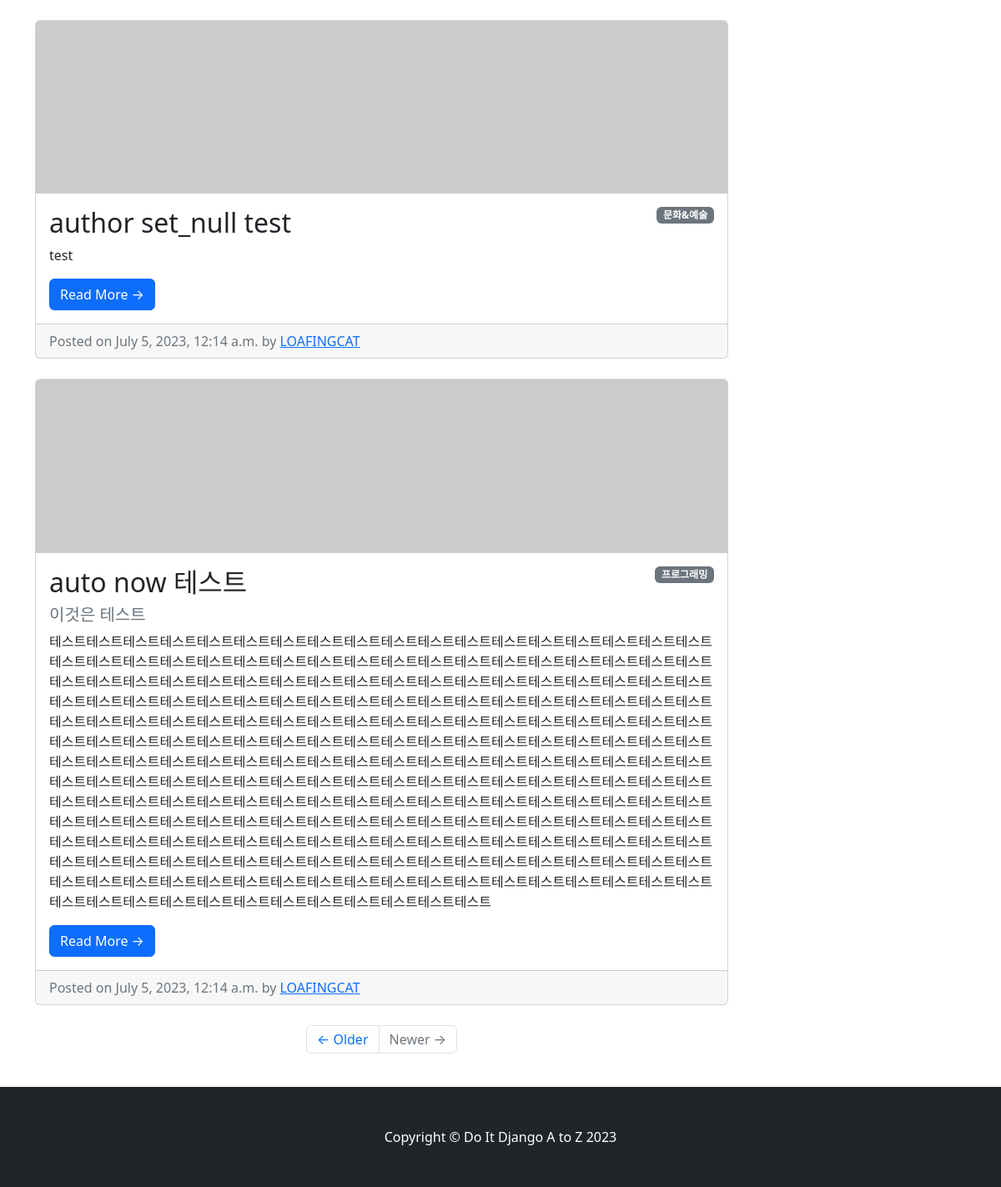
/blog/ (lower part), run on an earlier commit of the app's database.
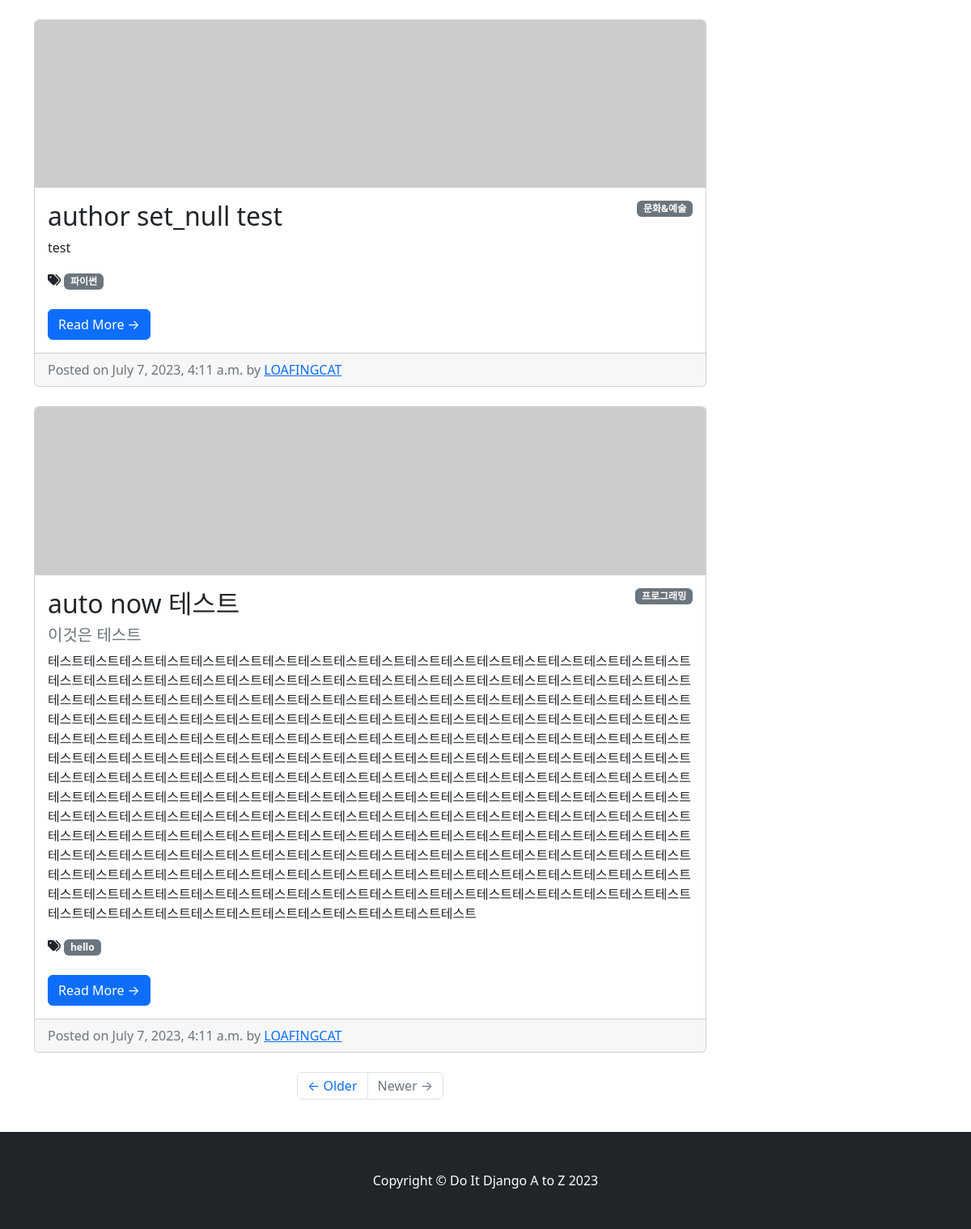
And on a later commit of the database.
### blog/models.py (models this page shows, shortened)
class Post(models.Model):
    title = models.CharField(max_length=30)
    hook_text = models.CharField(max_length=100, blank=True)
    content = models.TextField()
    head_image = models.ImageField(upload_to='blog/images/%Y/%m/%d/', blank=True)
    file_upload = models.FileField(upload_to='blog/files/%Y/%m/%d/', blank=True)
    created_at = models.DateTimeField(auto_now=True)
    updated_at = models.DateTimeField(auto_now=True)
    author = models.ForeignKey(User, null=True, on_delete=models.SET_NULL)
    category = models.ForeignKey(Category, null=True, blank=True, on_delete=models.SET_NULL)
    tags = models.ManyToManyField(Tag, blank=True)
    def get_absolute_url(self):
        return f'/blog/{self.pk}/'

class Category(models.Model):
    name = models.CharField(max_length=50, unique=True)
    slug = models.SlugField(max_length=200, unique=True, allow_unicode=True)
    def __str__(self):
        return self.name
    def get_absolute_url(self):
        return f'/blog/category/{self.slug}/'
    class Meta:
        verbose_name_plural = 'Categories'

class Tag(models.Model):
    name = models.CharField(max_length=50, unique=True)
    slug = models.SlugField(max_length=200, unique=True, allow_unicode=True)
    def __str__(self):
        return self.name
    def get_absolute_url(self):
        return f'/blog/tag/{self.slug}/'

### blog/views.py (the view)
# urls.py: path('', views.PostList.as_view()),
class PostList(ListView):  # ListView 클래스를 상속해서 만든다.
    model = Post  # model은 Post다 라고 선언해주면 아까 index 함수와 같은 기능을 하게 된다.
    ordering = '-pk'  # index에서 order by의 역할
    def get_context_data(self, **kwargs):
        context = super(PostList, self).get_context_data()
        context['categories'] = Category.objects.all()
        context['no_category_post_count'] = Post.objects.filter(category=None).count()
        return context

### blog/templates/blog/post_list.html (shortened to what this page needs)
{% extends 'blog/base.html' %}
{% block main_area %}
{% if post_list.exists %}
{% for p in post_list %}
<div class="card mb-4" id="post-{{ p.pk }}">
    {% if p.head_image %}
    <img class="card-img-top" src="{{ p.head_image.url }}" alt="{{ p }} head image">
    {% else %}
    <img class="card-img-top" src="https://picsum.photos/seed/{{ p.id }}/800/200" alt="random_image">
    {% endif %}
    <div class="card-body">
        {% if p.category %}
            <span class="badge badge-secondary float-right">{{ p.category }}</span>
        {% else %}
            <span class="badge badge-secondary float-right">미분류</span>
        {% endif %}
        <h2 class="card-title">{{ p.title }}</h2>
        {% if p.hook_text %}
        <h5 class="text-muted">{{ p.hook_text }}</h5>
        {% endif %}
        <p class="card-text">{{ p.content | truncatewords:45 }}</p>
        {% if p.tags.exists %}
        <i class="fas fa-tags"></i>
        {% for tag in p.tags.iterator %}
        <a href="{{ tag.get_absolute_url }}"><span class="badge badge-pill badge-secondary">{{ tag }}</span> </a>
        {% endfor %}
        <br/>
        <br/>
        {% endif %}
        <a href="{{ p.get_absolute_url }}" class="btn btn-primary">Read More &rarr;</a>
    </div>
    <div class="card-footer text-muted">
        Posted on {{ p.created_at }} by
        <a href="#">{{ p.author | upper }}</a>
    </div>
</div>
{% endfor %}
{% else %}
<h3>아직 게시물이 없습니다.</h3>
{% endif %}
<ul class="pagination justify-content-center mb-4">
    <li class="page-item">
        <a class="page-link" href="#">&larr; Older</a>
    </li>
    <li class="page-item disabled">
        <a class="page-link" href="#">Newer &rarr;</a>
    </li>
</ul>
{% endblock %}

What changed in the data, as far as the page shows it:
changed Post "author set_null test": created_at "July 5, 2023, 12:14 a.m." → "July 7, 2023, 4:11 a.m."
added Tag: name "파이썬", shown under Post "author set_null test"
changed Post "auto now 테스트": created_at "July 5, 2023, 12:14 a.m." → "July 7, 2023, 4:11 a.m."
added Tag: name "hello", shown under Post "auto now 테스트"
